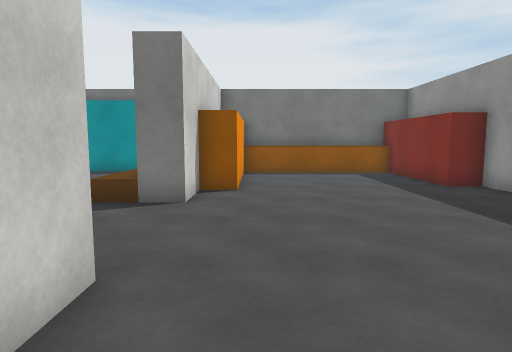
[1] (above)

16 first-person views from a walk through a 3-D level made in the Unity game engine. The camera is 1.3 m above the floor, tilts 6° down and sees 75° across. The floor is counted in squares, 1 m on a side. Each view is taken from the middle of a square. On the plan, view 1 faces up. The plan holds only what a view shows up to about 14 squares ahead; the rest is blank. The place goes on beyond the plan. The player is left out. Surface patterns are stand-ins for the level's own textures.

[2]
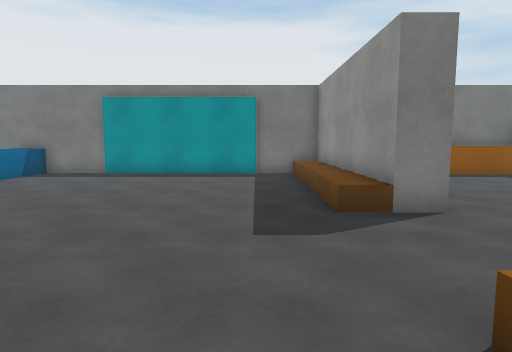

[3]
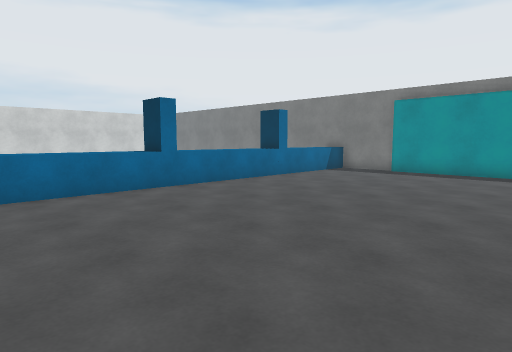

[4]
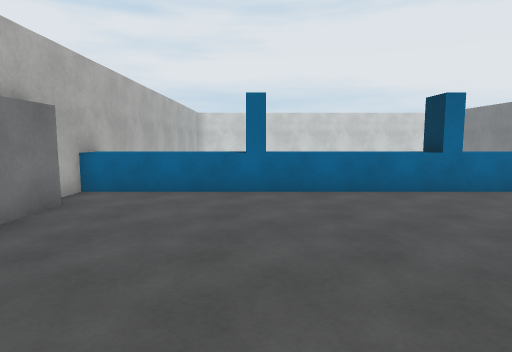

[5]
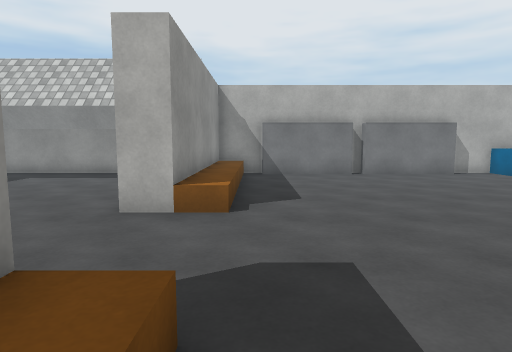

[6]
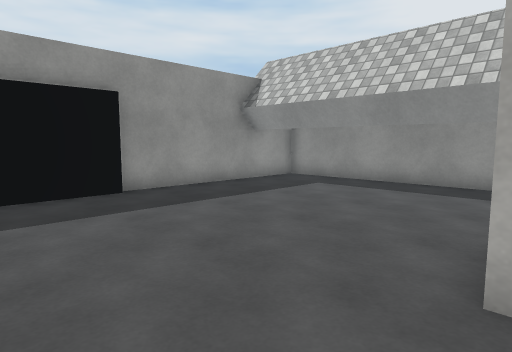

[7]
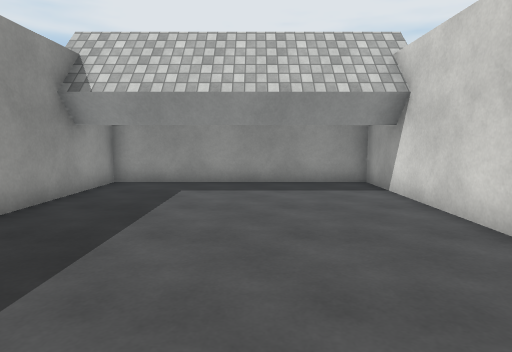

[8]
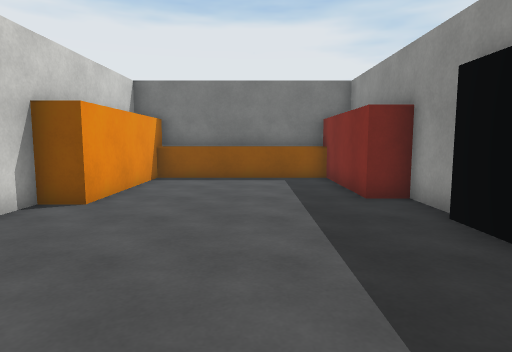

[9]
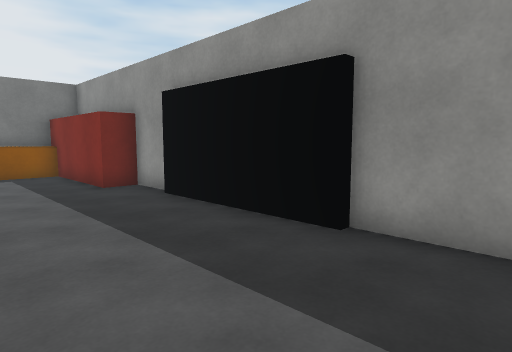

[10]
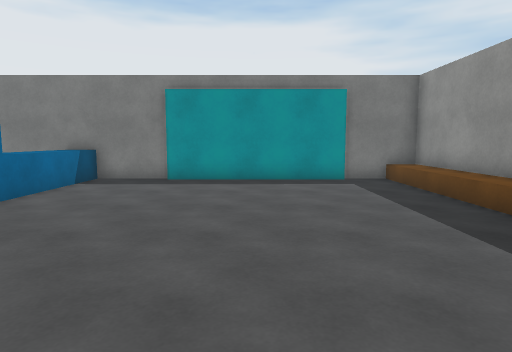

[11]
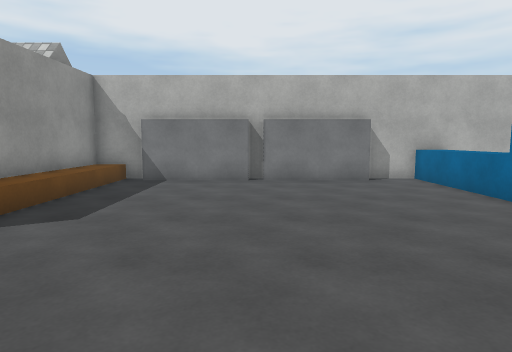

[12]
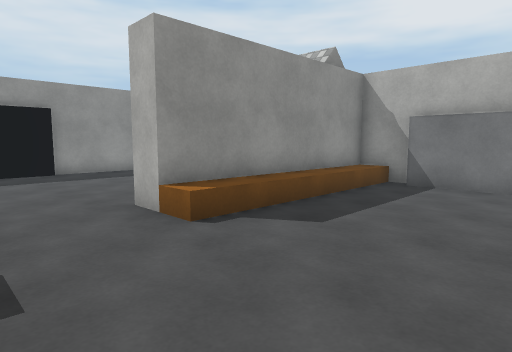

[13]
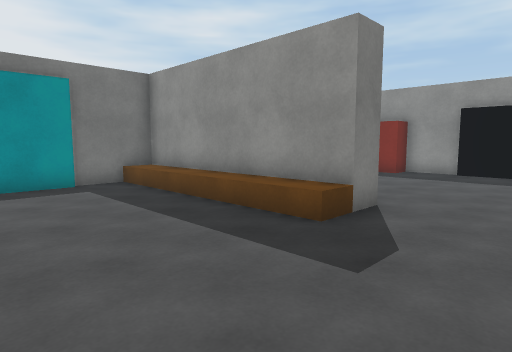

[14]
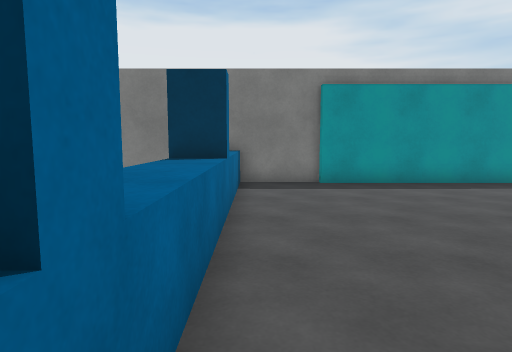

[15]
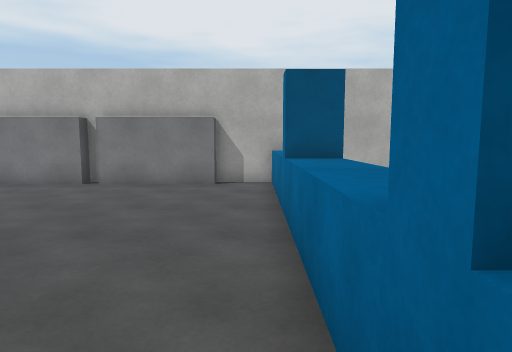

[16]
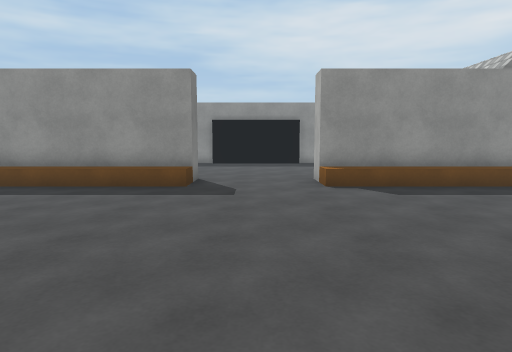

### Floor plan
Key: @ floor where view 1 was taken; # wall or solid block; . main floor; : floor 0.5 m higher than the main floor; / step, stairs or slope; ^ raised ledge.
Columns run from 16 left of view 1 to 7 right of it. Each row starts with its distance up from view 1.
 15 ######     ############
 14   ^..#######.:##^^^^^^#
 13   ^..........:##......#
 12   ^..........:##......#
 11   ^..........:##......#
 10   #..........:##......##
  9   ^..........:##.......#
  8   ^..........:#........#
  7   ^........../#.......##
  6   ^...................#
  5   #...................#
  4   ^...................#
  3   ^..........//.......##
  2   ^..........:#........#
  1   ^..........:#........#
  0   #..........:#.@......#
 -1   ^..........:#........#
 -2   ^..........:#........#
 -3   ^..........:#........#
 -4   ^.#########:#........#
 -5 #####       ############

Where each view was taken, in squares from view 1:
view 1: 0 up, 0 right, facing up
view 2: 1 up, 5 left, facing up
view 3: 0 up, 5 left, facing up-left
view 4: 0 up, 5 left, facing left
view 5: 9 up, 4 left, facing down
view 6: 6 up, 2 left, facing down-right
view 7: 6 up, 2 right, facing down
view 8: 2 up, 3 right, facing up
view 9: 0 up, 2 right, facing up-right
view 10: 3 up, 8 left, facing up
view 11: 7 up, 8 left, facing down
view 12: 6 up, 8 left, facing down-right
view 13: 4 up, 8 left, facing up-right
view 14: 4 up, 13 left, facing up
view 15: 6 up, 13 left, facing down
view 16: 5 up, 13 left, facing right
